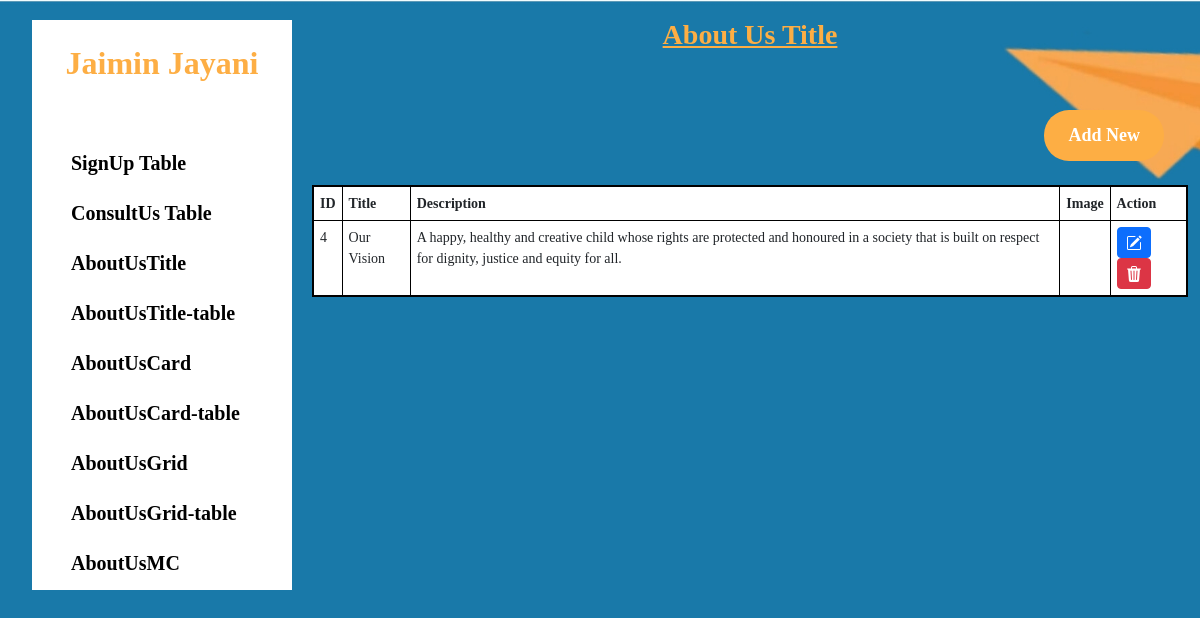
/admin/AboutTitle-table.php (signed in), run on the app's committed database.
### tables this page shows
CREATE TABLE `user` (
  `id` int(255) NOT NULL,
  `name` varchar(255) NOT NULL,
  `email` varchar(255) NOT NULL,
  `password` varchar(255) NOT NULL
);

CREATE TABLE `aboutustitle` (
  `id` int(255) NOT NULL,
  `title` varchar(255) NOT NULL,
  `description` varchar(255) NOT NULL,
  `image` varchar(255) NOT NULL
);

### admin/AboutTitle-table.php (the view, shortened to what this page needs)
<?php
include 'include/header.php';
include 'include/conn.php';
    $id = $title = $description = $image = "";
    $edit = false;
?>
<div class="wrapper">
    <div class="container-fluid">
        <div class="row">
            <div class="col-xl-3 col-lg-4 col-md-4">
                <div class="menu">
                    <?php include 'include/sidebar.php'; ?>
                </div>
            </div>
            <div class="col-xl-9 col-lg-8 col-md-8">
                <div class="row mt-2">
                    <div class="col-md-12">
                        <h1 class="title mb-4"><u><?php echo $edit ? "Edit About Us Title" : "About Us Title"; ?></u></h1>
                    </div>
                </div>
                 <div class="row p-4">
                    <div class="col-md-12">
                        <button class="mybtn"><a href="AboutTitle-form.php" style="text-decoration: none; float: right;"><span>Add New</span></a></button>
                    </div>
                 </div>
                 <?php if ($edit): ?>
                    <div class="card">
                        <div class="card-header bg-primary text-white">Edit About us Title</div>
                        <div class="card-body">
                            <form method="post" enctype="multipart/form-data">
                                <input type="hidden" name="id" value="<?php echo $id; ?>">
                                <div class="form-group">
                                    <label>Title:</label>
                                    <input type="text" name="title" value="<?php echo $title; ?>" class="form-control" required>
                                </div>
                                <div class="form-group">
                                    <label>Description</label>
                                    <textarea name="description" class="form-control" required><?php echo $description; ?></textarea>
                                </div>
                                <div class="form-group">
                                    <label>Current Image:</label><br>
                                    <img src="pic/<?php echo $image; ?>" alt="Current Image" width="100px" class="rounded border">
                                </div>
                                <div class="form-group">
                                    <label>Upload New Image:</label>
                                    <input type="file" name="new_image" class="form-control">
                                </div>
                                <button type="submit" name="update" class="mybtnn"><span>Update</span></button>
                                <button class="cancelbtn"><a href="AboutBOT-table.php" style="text-decoration: none;"><span>Cancel</span></a></button>
                            </form>
                        </div>
                    </div>
                <?php else: ?>
                    <div class="row">
                        <div class="col-lg-12">
                            <div class="table-responsive">
                                <?php
                                $sql = "SELECT id, title, description, image FROM aboutustitle";
                                $result = $conn->query($sql);
                                if ($result->num_rows > 0) {
                                    echo '<table class="table table-bordered table-hover">
                                        <thead class="thead-dark">
                                            <tr>
                                                <th>ID</th>
                                                <th>Title</th>
                                                <th>Description</th>
                                                <th>Image</th>
                                                <th>Action</th>
                                            </tr>
                                        </thead>
                                        <tbody>';
                                    while ($row = $result->fetch_assoc()) {
                                        echo "<tr>
                                            <td>{$row['id']}</td>
                                            <td>{$row['title']}</td>
                                            <td>{$row['description']}</td>
                                            <td><img src='pic/{$row['image']}' alt='' width='100px' class='rounded'></td>
                                            <td>
                                                <form method='post'>
                                                    <input type='hidden' name='id' value='{$row['id']}'>
                                                    <input type='hidden' name='title' value='{$row['title']}'>
                                                    <input type='hidden' name='description' value='{$row['description']}'>
                                                    <input type='hidden' name='image' value='{$row['image']}'>
                                                    <button type='submit' name='edit' class='btn btn-primary btn-sm'>
                                                    </button>
                                                    <button type='submit' name='delete' class='btn btn-danger btn-sm' onclick='return confirm(\"Are you sure?\")'>
                                                    </button>
                                                </form>
                                            </td>
                                        </tr>";
                                    }
                                    echo '</tbody></table>';
                                } else {
                                    echo '<div class="alert alert-warning">No records found!</div>';
                                }
                                ?>
                            </div>
                        </div>
                    </div>
                <?php endif; ?>
            </div>
        </div>
    </div>
</div>
<?php include 'include/footer.php'; ?>

### admin/include/sidebar.php (shortened to what this page needs)
<?php include 'conn.php' ?>
<?php
   $email = $_SESSION['adminemail'];
   $sql1 = "SELECT name FROM user WHERE email = ?";
   $stmt = $conn->prepare($sql1);
   $stmt->bind_param("s",
    $email);
   $stmt->execute();
   $result = $stmt->get_result();
   ?>
<nav class="sidebar " style="background-color: white;" id="sidebar">
  <div class="p-4">
    <h2 class="text-center" style="font-weight: bold; color: #fdae44">
    <?php
      if ($row = $result->fetch_assoc()) {
        echo ($row["name"]);
    }
    ?>
    </h2>
  </div>
  <div class="p-4">
    <ul class="nav flex-column">
      <li class="nav-item">
        <a class="nav-link" href="Signup.php">SignUp Table</a>
      </li>
      <li class="nav-item">
        <a class="nav-link " href="ConsultUs.php">ConsultUs Table</a>
      </li>
      <li class="nav-item">
        <a class="nav-link " href="AboutTitle-form.php">AboutUsTitle</a>
      </li>
      <li class="nav-item">
        <a class="nav-link " href="AboutTitle-table.php">AboutUsTitle-table</a>
      </li>
      <li class="nav-item">
        <a class="nav-link " href="AboutCard-form.php">AboutUsCard</a>
      </li>
      <li class="nav-item">
        <a class="nav-link " href="AboutCard-table.php">AboutUsCard-table</a>
      </li>
      <li class="nav-item">
        <a class="nav-link " href="AboutGrid-form.php">AboutUsGrid</a>
      </li>
      <li class="nav-item">
        <a class="nav-link " href="AboutGrid-table.php">AboutUsGrid-table</a>
      </li>
      <li class="nav-item">
        <a class="nav-link " href="AboutMC-form.php">AboutUsMC</a>
      </li>
      <li class="nav-item">
        <a class="nav-link " href="AboutMC-table.php">AboutUsMC-table</a>
      </li>
    </ul>
  </div>
</nav>

### admin/mainstyle.css (style rules this page uses)
.background { font-family: 'Playfair Display SC', serif; background-image: url('Images/background.jpg'); background-size: cover; background-position: center; background-repeat: no-repeat; background-attachment: fixed; }
.mybtn { position: relative; background-color: #fdae44; color: white; font-weight: bold; font-size: 18px; padding: 12px 24px; float: right; border: none; border-radius: 25px; cursor: pointer; text-decoration: none; overflow: hidden; transition: color 0.3s ease-in-out; }
.mybtn::before { content: ""; position: absolute; top: 0; left: 0; width: 100%; height: 100%; background-color: black; transform: scaleX(0); transform-origin: left; transition: transform 0.7s ease-in-out; z-index: 0; }
.mybtn span { position: relative; z-index: 1; color: white; }
.sidebar { width: 260px; height: 570px; overflow-y: auto; }
.menu { display: block; width: 100%; padding: 20px; }
.menu ul { padding: 0; margin: 0; list-style-type: none; }
.menu ul li a { display: block; font-size: 20px; color: #000; font-weight: bold; padding: 10px 15px; text-decoration: none; }
.title { text-align: center; color: #fdae44; display: block; font-size: 28px; font-weight: 700; padding: 10px 15px; }
.table { border: 2px solid #000; }
.table tr th, .table tr td { font-size: 14px; padding: 6px 6px; }

### data on the page
user: name "Jaimin Jayani"
aboutustitle: id "4", title "Our Vision", description "A happy, healthy and creative child whose rights are protected and honoured in a society that is built on respect for dignity, justice and equity for all."
